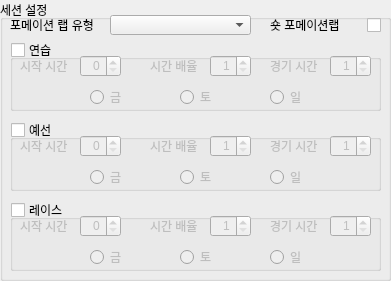
   <widget class="QGroupBox" name="groupBox_session">
    <property name="geometry">
     <rect>
      <x>10</x>
      <y>250</y>
      <width>391</width>
      <height>281</height>
     </rect>
    </property>
    <property name="title">
     <string>세션 설정</string>
    </property>
    <widget class="QGroupBox" name="groupBox_practice">
     <property name="geometry">
      <rect>
       <x>10</x>
       <y>40</y>
       <width>371</width>
       <height>71</height>
      </rect>
     </property>
     <property name="title">
      <string>연습</string>
     </property>
     <property name="checkable">
      <bool>true</bool>
     </property>
     <property name="checked">
      <bool>false</bool>
     </property>
     <widget class="QLabel" name="label_practice_hourOfDay">
      <property name="geometry">
       <rect>
        <x>10</x>
        <y>20</y>
        <width>56</width>
        <height>12</height>
       </rect>
      </property>
      <property name="text">
       <string>시작 시간</string>
      </property>
     </widget>
     <widget class="QSpinBox" name="spinBox_practice_hourOfDay">
      <property name="geometry">
       <rect>
        <x>70</x>
        <y>15</y>
        <width>41</width>
        <height>22</height>
       </rect>
      </property>
      <property name="alignment">
       <set>Qt::AlignRight|Qt::AlignTrailing|Qt::AlignVCenter</set>
      </property>
      <property name="maximum">
       <number>23</number>
      </property>
     </widget>
     <widget class="QLabel" name="label_practice_timeMultiplier">
      <property name="geometry">
       <rect>
        <x>140</x>
        <y>20</y>
        <width>56</width>
        <height>12</height>
       </rect>
      </property>
      <property name="text">
       <string>시간 배율</string>
      </property>
     </widget>
     <widget class="QSpinBox" name="spinBox_practice_timeMultiplier">
      <property name="geometry">
       <rect>
        <x>200</x>
        <y>15</y>
        <width>41</width>
        <height>22</height>
       </rect>
      </property>
      <property name="alignment">
       <set>Qt::AlignRight|Qt::AlignTrailing|Qt::AlignVCenter</set>
      </property>
      <property name="minimum">
       <number>1</number>
      </property>
      <property name="maximum">
       <number>24</number>
      </property>
     </widget>
     <widget class="QLabel" name="label_practice_sessionDurationMinutes">
      <property name="geometry">
       <rect>
        <x>260</x>
        <y>20</y>
        <width>56</width>
        <height>12</height>
       </rect>
      </property>
      <property name="text">
       <string>경기 시간</string>
      </property>
     </widget>
     <widget class="QSpinBox" name="spinBox_practice_sessionDurationMinutes">
      <property name="geometry">
       <rect>
        <x>320</x>
        <y>15</y>
        <width>41</width>
        <height>22</height>
       </rect>
      </property>
      <property name="alignment">
       <set>Qt::AlignRight|Qt::AlignTrailing|Qt::AlignVCenter</set>
      </property>
      <property name="minimum">
       <number>1</number>
      </property>
      <property name="maximum">
       <number>1440</number>
      </property>
     </widget>
     <widget class="QLabel" name="label_practice_friday">
      <property name="geometry">
       <rect>
        <x>100</x>
        <y>47</y>
        <width>20</width>
        <height>20</height>
       </rect>
      </property>
      <property name="text">
       <string>금</string>
      </property>
     </widget>
     <widget class="QRadioButton" name="radioButton_practice_friday">
      <property name="geometry">
       <rect>
        <x>80</x>
        <y>47</y>
        <width>20</width>
        <height>20</height>
       </rect>
      </property>
      <property name="text">
       <string/>
      </property>
     </widget>
     <widget class="QLabel" name="label_practice_saturday">
      <property name="geometry">
       <rect>
        <x>190</x>
        <y>47</y>
        <width>20</width>
        <height>20</height>
       </rect>
      </property>
      <property name="text">
       <string>토</string>
      </property>
     </widget>
     <widget class="QRadioButton" name="radioButton_practice_saturday">
      <property name="geometry">
       <rect>
        <x>170</x>
        <y>47</y>
        <width>20</width>
        <height>20</height>
       </rect>
      </property>
      <property name="text">
       <string/>
      </property>
     </widget>
     <widget class="QLabel" name="label_practice_sunday">
      <property name="geometry">
       <rect>
        <x>280</x>
        <y>47</y>
        <width>20</width>
        <height>20</height>
       </rect>
      </property>
      <property name="text">
       <string>일</string>
      </property>
     </widget>
     <widget class="QRadioButton" name="radioButton_practice_sunday">
      <property name="geometry">
       <rect>
        <x>260</x>
        <y>47</y>
        <width>20</width>
        <height>20</height>
       </rect>
      </property>
      <property name="text">
       <string/>
      </property>
     </widget>
    </widget>
    <widget class="QGroupBox" name="groupBox_qualify">
     <property name="geometry">
      <rect>
       <x>10</x>
       <y>120</y>
       <width>371</width>
       <height>71</height>
      </rect>
     </property>
     <property name="title">
      <string>예선</string>
     </property>
     <property name="checkable">
      <bool>true</bool>
     </property>
     <property name="checked">
      <bool>false</bool>
     </property>
     <widget class="QLabel" name="label_qualify_hourOfDay">
      <property name="geometry">
       <rect>
        <x>10</x>
        <y>20</y>
        <width>56</width>
        <height>12</height>
       </rect>
      </property>
      <property name="text">
       <string>시작 시간</string>
      </property>
     </widget>
     <widget class="QSpinBox" name="spinBox_qualify_hourOfDay">
      <property name="geometry">
       <rect>
        <x>70</x>
        <y>15</y>
        <width>41</width>
        <height>22</height>
       </rect>
      </property>
      <property name="alignment">
       <set>Qt::AlignRight|Qt::AlignTrailing|Qt::AlignVCenter</set>
      </property>
      <property name="maximum">
       <number>23</number>
      </property>
     </widget>
     <widget class="QLabel" name="label_qualify_timeMultiplier">
      <property name="geometry">
       <rect>
        <x>140</x>
        <y>20</y>
        <width>56</width>
        <height>12</height>
       </rect>
      </property>
      <property name="text">
       <string>시간 배율</string>
      </property>
     </widget>
     <widget class="QSpinBox" name="spinBox_qualify_timeMultiplier">
      <property name="geometry">
       <rect>
        <x>200</x>
        <y>15</y>
        <width>41</width>
        <height>22</height>
       </rect>
      </property>
      <property name="alignment">
       <set>Qt::AlignRight|Qt::AlignTrailing|Qt::AlignVCenter</set>
      </property>
      <property name="minimum">
       <number>1</number>
      </property>
      <property name="maximum">
       <number>24</number>
      </property>
     </widget>
     <widget class="QLabel" name="label_qualify_sessionDurationMinutes">
      <property name="geometry">
       <rect>
        <x>260</x>
        <y>20</y>
        <width>56</width>
        <height>12</height>
       </rect>
      </property>
      <property name="text">
       <string>경기 시간</string>
      </property>
     </widget>
     <widget class="QSpinBox" name="spinBox_qualify_sessionDurationMinutes">
      <property name="geometry">
       <rect>
        <x>320</x>
        <y>15</y>
        <width>41</width>
        <height>22</height>
       </rect>
      </property>
      <property name="alignment">
       <set>Qt::AlignRight|Qt::AlignTrailing|Qt::AlignVCenter</set>
      </property>
      <property name="minimum">
       <number>1</number>
      </property>
      <property name="maximum">
       <number>1440</number>
      </property>
     </widget>
     <widget class="QLabel" name="label_qualify_friday">
      <property name="geometry">
       <rect>
        <x>100</x>
        <y>47</y>
        <width>20</width>
        <height>20</height>
       </rect>
      </property>
      <property name="text">
       <string>금</string>
      </property>
     </widget>
     <widget class="QRadioButton" name="radioButton_qualify_friday">
      <property name="geometry">
       <rect>
        <x>80</x>
        <y>47</y>
        <width>20</width>
        <height>20</height>
       </rect>
      </property>
      <property name="text">
       <string/>
      </property>
     </widget>
     <widget class="QLabel" name="label_qualify_saturday">
      <property name="geometry">
       <rect>
        <x>190</x>
        <y>47</y>
        <width>20</width>
        <height>20</height>
       </rect>
      </property>
      <property name="text">
       <string>토</string>
      </property>
     </widget>
     <widget class="QRadioButton" name="radioButton_qualify_saturday">
      <property name="geometry">
       <rect>
        <x>170</x>
        <y>47</y>
        <width>20</width>
        <height>20</height>
       </rect>
      </property>
      <property name="text">
       <string/>
      </property>
     </widget>
     <widget class="QLabel" name="label_qualify_sunday">
      <property name="geometry">
       <rect>
        <x>280</x>
        <y>47</y>
        <width>20</width>
        <height>20</height>
       </rect>
      </property>
      <property name="text">
       <string>일</string>
      </property>
     </widget>
     <widget class="QRadioButton" name="radioButton_qualify_sunday">
      <property name="geometry">
       <rect>
        <x>260</x>
        <y>47</y>
        <width>20</width>
        <height>20</height>
       </rect>
      </property>
      <property name="text">
       <string/>
      </property>
     </widget>
    </widget>
    <widget class="QGroupBox" name="groupBox_race">
     <property name="geometry">
      <rect>
       <x>10</x>
       <y>200</y>
       <width>371</width>
       <height>71</height>
      </rect>
     </property>
     <property name="title">
      <string>레이스</string>
     </property>
     <property name="checkable">
      <bool>true</bool>
     </property>
     <property name="checked">
      <bool>false</bool>
     </property>
     <widget class="QLabel" name="label_race_hourOfDay">
      <property name="geometry">
       <rect>
        <x>10</x>
        <y>20</y>
        <width>56</width>
        <height>12</height>
       </rect>
      </property>
      <property name="text">
       <string>시작 시간</string>
      </property>
     </widget>
     <widget class="QSpinBox" name="spinBox_race_hourOfDay">
      <property name="geometry">
       <rect>
        <x>70</x>
        <y>15</y>
        <width>41</width>
        <height>22</height>
       </rect>
      </property>
      <property name="alignment">
       <set>Qt::AlignRight|Qt::AlignTrailing|Qt::AlignVCenter</set>
      </property>
      <property name="maximum">
       <number>23</number>
      </property>
     </widget>
     <widget class="QLabel" name="label_race_timeMultiplier">
      <property name="geometry">
       <rect>
        <x>140</x>
        <y>20</y>
        <width>56</width>
        <height>12</height>
       </rect>
      </property>
      <property name="text">
       <string>시간 배율</string>
      </property>
     </widget>
     <widget class="QSpinBox" name="spinBox_race_timeMultiplier">
      <property name="geometry">
       <rect>
        <x>200</x>
        <y>15</y>
        <width>41</width>
        <height>22</height>
       </rect>
      </property>
      <property name="alignment">
       <set>Qt::AlignRight|Qt::AlignTrailing|Qt::AlignVCenter</set>
      </property>
      <property name="minimum">
       <number>1</number>
      </property>
      <property name="maximum">
       <number>24</number>
      </property>
     </widget>
     <widget class="QLabel" name="label_race_sessionDurationMinutes">
      <property name="geometry">
       <rect>
        <x>260</x>
        <y>20</y>
        <width>56</width>
        <height>12</height>
       </rect>
      </property>
      <property name="text">
       <string>경기 시간</string>
      </property>
     </widget>
     <widget class="QSpinBox" name="spinBox_race_sessionDurationMinutes">
      <property name="geometry">
       <rect>
        <x>320</x>
        <y>15</y>
        <width>41</width>
        <height>22</height>
       </rect>
      </property>
      <property name="alignment">
       <set>Qt::AlignRight|Qt::AlignTrailing|Qt::AlignVCenter</set>
      </property>
      <property name="minimum">
       <number>1</number>
      </property>
      <property name="maximum">
       <number>1440</number>
      </property>
     </widget>
     <widget class="QLabel" name="label_race_friday">
      <property name="geometry">
       <rect>
        <x>100</x>
        <y>47</y>
        <width>20</width>
        <height>20</height>
       </rect>
      </property>
      <property name="text">
       <string>금</string>
      </property>
     </widget>
     <widget class="QRadioButton" name="radioButton_race_friday">
      <property name="geometry">
       <rect>
        <x>80</x>
        <y>47</y>
        <width>20</width>
        <height>20</height>
       </rect>
      </property>
      <property name="text">
       <string/>
      </property>
     </widget>
     <widget class="QLabel" name="label_race_saturday">
      <property name="geometry">
       <rect>
        <x>190</x>
        <y>47</y>
        <width>20</width>
        <height>20</height>
       </rect>
      </property>
      <property name="text">
       <string>토</string>
      </property>
     </widget>
     <widget class="QRadioButton" name="radioButton_race_saturday">
      <property name="geometry">
       <rect>
        <x>170</x>
        <y>47</y>
        <width>20</width>
        <height>20</height>
       </rect>
      </property>
      <property name="text">
       <string/>
      </property>
     </widget>
     <widget class="QLabel" name="label_race_sunday">
      <property name="geometry">
       <rect>
        <x>280</x>
        <y>47</y>
        <width>20</width>
        <height>20</height>
       </rect>
      </property>
      <property name="text">
       <string>일</string>
      </property>
     </widget>
     <widget class="QRadioButton" name="radioButton_race_sunday">
      <property name="geometry">
       <rect>
        <x>260</x>
        <y>47</y>
        <width>20</width>
        <height>20</height>
       </rect>
      </property>
      <property name="text">
       <string/>
      </property>
     </widget>
    </widget>
    <widget class="QComboBox" name="comboBox_formationLapType">
     <property name="geometry">
      <rect>
       <x>110</x>
       <y>15</y>
       <width>141</width>
       <height>20</height>
      </rect>
     </property>
    </widget>
    <widget class="QLabel" name="label_formationLapType">
     <property name="geometry">
      <rect>
       <x>10</x>
       <y>15</y>
       <width>100</width>
       <height>20</height>
      </rect>
     </property>
     <property name="text">
      <string>포메이션 랩 유형</string>
     </property>
    </widget>
    <widget class="QCheckBox" name="checkBox_shortFormationLap">
     <property name="geometry">
      <rect>
       <x>367</x>
       <y>15</y>
       <width>20</width>
       <height>20</height>
      </rect>
     </property>
     <property name="text">
      <string/>
     </property>
    </widget>
    <widget class="QLabel" name="label_shortFormationLap">
     <property name="geometry">
      <rect>
       <x>270</x>
       <y>15</y>
       <width>90</width>
       <height>20</height>
      </rect>
     </property>
     <property name="text">
      <string>숏 포메이션랩</string>
     </property>
    </widget>
   </widget>
